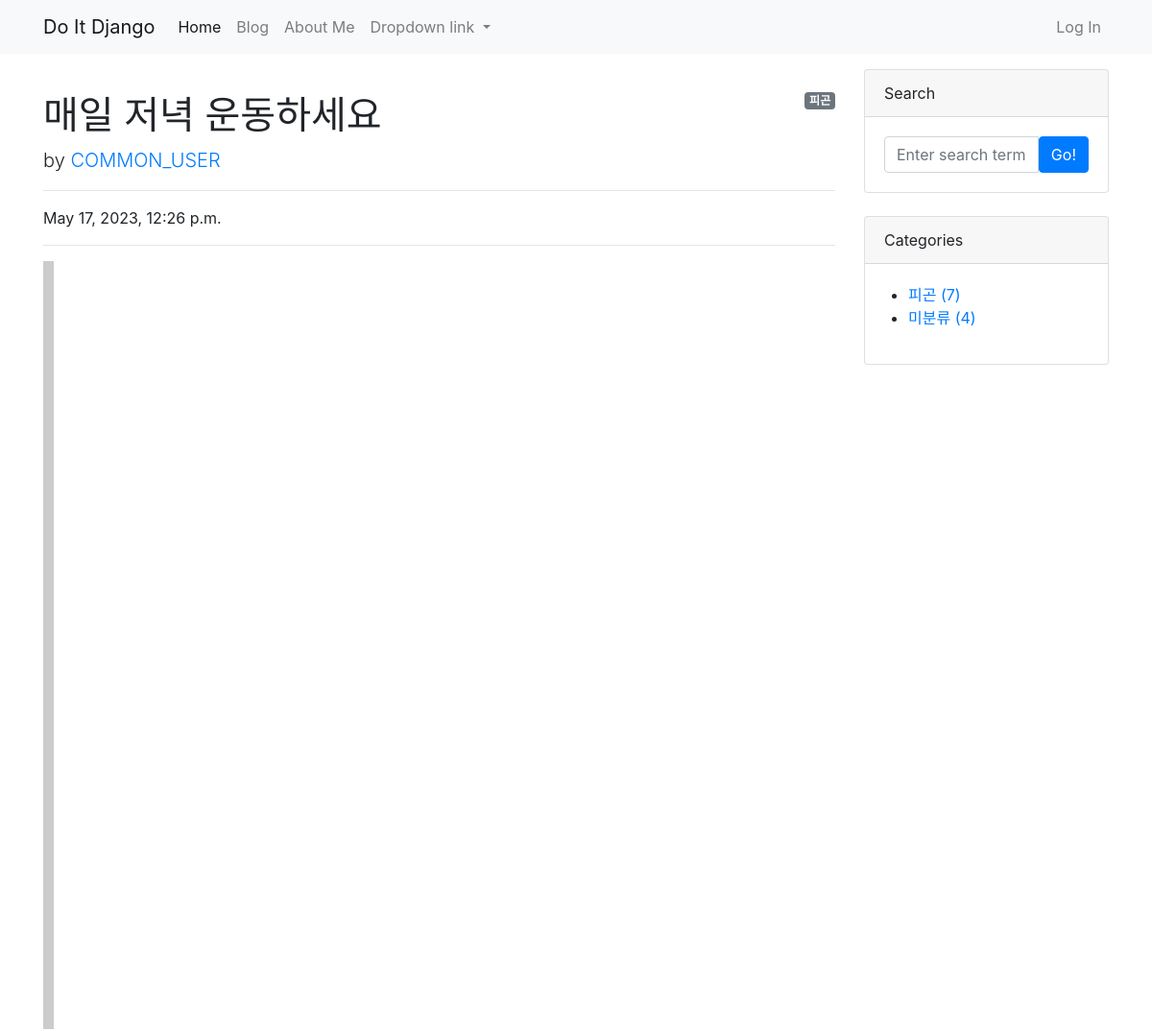
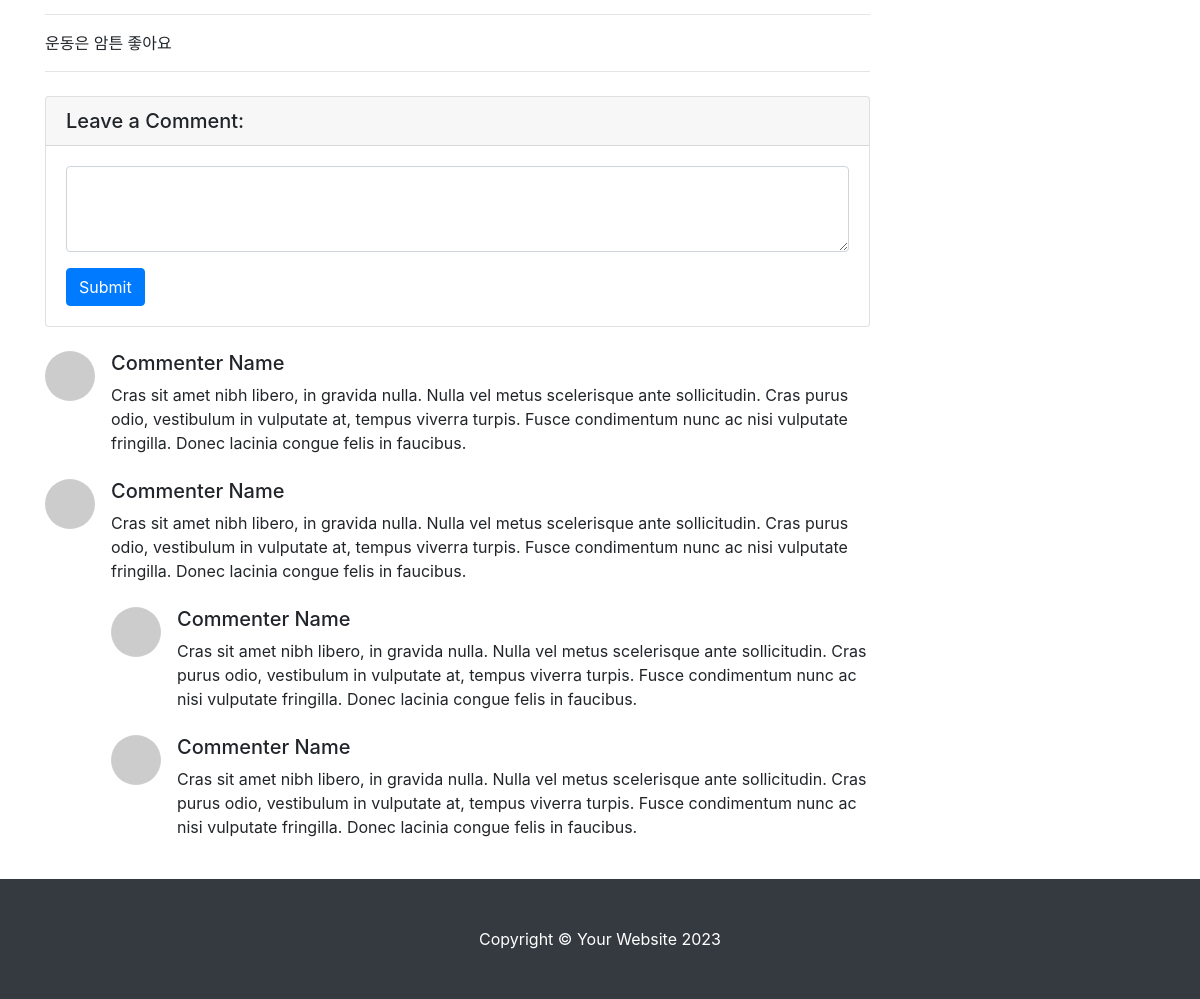
Page /blog/11/ on the committed database (2 pictures, top to bottom).
### blog/models.py (models this page shows, shortened)
class Post(models.Model):
    title = models.CharField(max_length=30)
    hook_text = models.CharField(max_length=100, blank=True)
    content = models.TextField()
    head_image = models.ImageField(upload_to='blog/images/%Y/%m/%d/', blank=True)
    file_upload = models.FileField(upload_to='blog/files/%Y/%m/%d/', blank=True)
    created_at = models.DateTimeField(auto_now_add=True)
    updated_at = models.DateTimeField(auto_now=True)
    author = models.ForeignKey(User, null=True, on_delete=models.SET_NULL)
    category = models.ForeignKey(Category, null=True, blank=True, on_delete=models.SET_NULL)
    tags = models.ManyToManyField(Tag, blank=True)

class Category(models.Model):
    name = models.CharField(max_length=50)
    slug = models.SlugField(max_length=200, unique=True, allow_unicode=True)
    def __str__(self):
        return self.name
    def get_absolute_url(self): # get_absolute_url -> URL을 반환하는 메서드
        return f'/blog/category/{self.slug}/'
    class Meta:
        verbose_name_plural = 'categories'

### blog/views.py (the view)
# urls.py: path('<int:pk>/', views.PostDetail.as_view()),
class PostDetail(DetailView):
    model = Post # Post 모델에 대한 개별 페이지 생성
    def get_context_data(self, **kwargs):
        context = super(PostDetail, self).get_context_data()
        context["categories"] = Category.objects.all()
        context['no_category_post_count'] = Post.objects.filter(category=None).count()
        return context

### blog/templates/blog/post_detail.html (shortened to what this page needs)
{% extends 'blog/base.html' %}
{% block main_area %}
  <div id="post-area">
    {% if post.category %}
      <span class="badge badge-secondary float-right">{{ post.category }}</span>
    {% else %}
      <span class="badge badge-secondary float-right">미분류</span>
    {% endif %}
      <h1 class="mt-4">{{ post.title }}</h1>
      <p class="lead">
        by
        <a href="#">{{ post.author | upper }}</a>
      </p>
      <hr>
      <p>{{ post.created_at }}</p>
      <hr>
      {% if post.head_image %}
        <img class="img-fluid rounded" src="{{ post.head_image.url }}" alt="{{ post.title }} head_image">
      {% else %}
        <img src="https://picsum.photos/seed/{{ post.id }}/800/200" alt="random_image">
      {% endif %}
        <hr>
      <p>{{ post.content }}</p>
      <hr>
    </div>
    <div id="comment-area">
      <div class="card my-4">
        <h5 class="card-header">Leave a Comment:</h5>
        <div class="card-body">
          <form>
            <div class="form-group">
              <textarea textarea class="form-control" rows="3"></textarea>
            </div>
            <button type="submit" class="btn btn-primary">Submit</button>
          </form>
        </div>
      </div>
      <div class="media mb-4">
        <img class="d-flex mr-3 rounded-circle" src="http://placehold.it/50x50" alt="">
        <div class="media-body">
          <h5 class="mt-0">Commenter Name</h5>
          Cras sit amet nibh libero, in gravida nulla. Nulla vel metus scelerisque ante sollicitudin. Cras purus odio, vestibulum in vulputate at, tempus viverra turpis. Fusce condimentum nunc ac nisi vulputate fringilla. Donec lacinia congue felis in faucibus.
        </div>
      </div>
      <div class="media mb-4">
        <img class="d-flex mr-3 rounded-circle" src="http://placehold.it/50x50" alt="">
        <div class="media-body">
          <h5 class="mt-0">Commenter Name</h5>
          Cras sit amet nibh libero, in gravida nulla. Nulla vel metus scelerisque ante sollicitudin. Cras purus odio, vestibulum in vulputate at, tempus viverra turpis. Fusce condimentum nunc ac nisi vulputate fringilla. Donec lacinia congue felis in faucibus.
          <div class="media mt-4">
            <img class="d-flex mr-3 rounded-circle" src="http://placehold.it/50x50" alt="">
            <div class="media-body">
              <h5 class="mt-0">Commenter Name</h5>
              Cras sit amet nibh libero, in gravida nulla. Nulla vel metus scelerisque ante sollicitudin. Cras purus odio, vestibulum in vulputate at, tempus viverra turpis. Fusce condimentum nunc ac nisi vulputate fringilla. Donec lacinia congue felis in faucibus.
            </div>
          </div>
          <div class="media mt-4">
            <img class="d-flex mr-3 rounded-circle" src="http://placehold.it/50x50" alt="">
            <div class="media-body">
              <h5 class="mt-0">Commenter Name</h5>
              Cras sit amet nibh libero, in gravida nulla. Nulla vel metus scelerisque ante sollicitudin. Cras purus odio, vestibulum in vulputate at, tempus viverra turpis. Fusce condimentum nunc ac nisi vulputate fringilla. Donec lacinia congue felis in faucibus.
            </div>
          </div>
        </div>
      </div>
    </div>
{% endblock %}

### blog/templates/blog/base.html (shortened to what this page needs)
<!DOCTYPE html>
{% load static %}
<html lang="ko">
<html>
    <head>
        <link rel="stylesheet" href="{% static 'blog/bootstrap/bootstrap.min.css' %}" media="screen">
    </head>
    <body>
        {% include 'blog/navbar.html' %}
        <div class="container my-3">
            <div class="row">
                <div class="col-md-8 col-lg-9" id="main-area">
                   {% block main_area %}
                   {% endblock %}
                </div>
                <div class="col-md-4 col-lg-3">
                    <div class="card mb-4">
                        <div class="card-header">Search</div>
                        <div class="card-body">
                            <div class="input-group">
                                <input class="form-control" type="text" placeholder="Enter search term..." aria-label="Enter search term..." aria-describedby="button-search" />
                                <button class="btn btn-primary" id="button-search" type="button">Go!</button>
                            </div>
                        </div>
                    </div>
                    <div class="card mb-4" id="categories-card">
                        <div class="card-header">Categories</div>
                        <div class="card-body">
                            <div class="row">
                                <ul>
                                    {% for category in categories %}
                                    <li><a href="{{ category.get_absolute_url }}"> {{ category }} ({{category.post_set.count }})</a></li>
                                    {% endfor %}
                                    <li><a href="/blog/category/no_category/">미분류 ({{ no_category_post_count }})</a></li>
                                </ul>
                            </div>
                        </div>
                    </div>
                </div>
            </div>
        </div>
        {% include 'blog/footer.html' %}
    </body>
</html>

### rows in the picture
Post: category "피곤", title "매일 저녁 운동하세요", author "COMMON_USER", created_at "May 17, 2023, 12:26 p.m.", content "운동은 암튼 좋아요"
Category: name "피곤", post_set.count "7"

### other values in the picture
{{ no_category_post_count }} "4"
